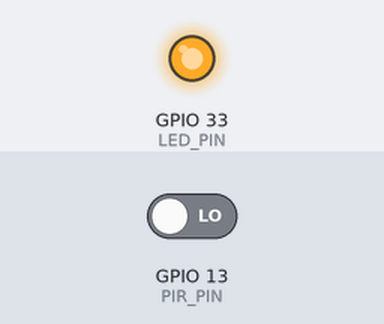
The sketch below on a simulated ESP32. Shown: output pins drawn as LEDs (lit = HIGH). Inputs (shaded band) come from the test bench; at power-on: GPIO 13 (PIR_PIN) LOW. WiFi joins after 1.5 s; servers stay silent unless stated; uploads are accepted with an empty reply; what the sketch prints to the serial monitor is not drawn.

Above: at 3.7 s.
3.8 s: GPIO 13 (PIR_PIN) driven HIGH
At 4.4 s:
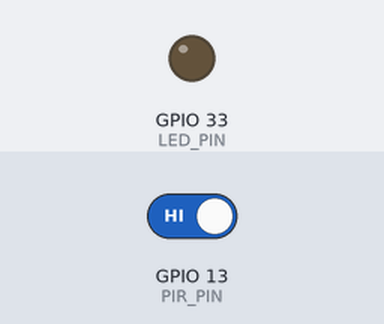
Timing chart, 0 to 6.8 s (numbered marks = the images above; inputs shaded):
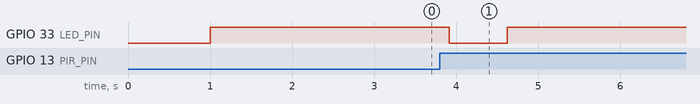

Measured:
- after the input at 3.8 s, GPIO 33 (LED_PIN): HIGH → LOW after 0.11 s, → HIGH 0.71 s later

The sketch:

PIR_Trigger.ino
```cpp
#include <WiFi.h>
#include <HTTPClient.h>
#include <esp_now.h>

// ==========================================
// CONFIGURATION
// ==========================================
const char* ssid = "YOUR_WIFI_SSID";
const char* password = "YOUR_WIFI_PASSWORD";

// Camera Module IP (Module 1)
const char* camera_ip = "192.168.1.104";

// Camera Module MAC Address for ESP-NOW instant trigger
uint8_t camera_mac[] = {0xB8, 0xD6, 0x1A, 0xAC, 0x27, 0x4C};

// PIR Sensor Pin (GPIO 13 is easily accessible on ESP32-CAM header)
#define PIR_PIN 13

// Onboard Red Indicator LED (GPIO 33 on AI-Thinker, active LOW)
#define LED_PIN 33

// Recording duration in seconds (2 minutes = 120 seconds)
const int RECORD_DURATION = 120;

// Cooldown between triggers to prevent spamming while recording (in milliseconds)
const unsigned long COOLDOWN_MS = 120000; // 2 minutes

unsigned long last_trigger_time = 0;
bool esp_now_ready = false;

// Trigger packet structure
typedef struct struct_trigger {
  char cmd[16];
  int duration;
} struct_trigger;

struct_trigger trigger_data;

void setup() {
  Serial.begin(115200);
  delay(1000);
  Serial.println("\n--- PIR Motion Trigger Module Initializing ---");

  pinMode(PIR_PIN, INPUT_PULLDOWN); // PIR outputs HIGH (3.3V) on motion
  pinMode(LED_PIN, OUTPUT);
  digitalWrite(LED_PIN, HIGH); // Turn off LED (active LOW)

  // Connect to Wi-Fi
  Serial.print("Connecting to Wi-Fi: ");
  Serial.println(ssid);
  WiFi.mode(WIFI_STA);
  WiFi.begin(ssid, password);

  int attempts = 0;
  while (WiFi.status() != WL_CONNECTED && attempts < 20) {
    delay(500);
    Serial.print(".");
    attempts++;
  }

  if (WiFi.status() == WL_CONNECTED) {
    Serial.println("\nWiFi connected! IP: " + WiFi.localIP().toString());
  } else {
    Serial.println("\nWiFi connection timed out. Will rely on ESP-NOW peer link.");
  }

  // Initialize ESP-NOW peer-to-peer link
  if (esp_now_init() == ESP_OK) {
    Serial.println("ESP-NOW Initialized successfully.");
    esp_now_peer_info_t peerInfo = {};
    memcpy(peerInfo.peer_addr, camera_mac, 6);
    peerInfo.channel = 0;
    peerInfo.encrypt = false;
    if (esp_now_add_peer(&peerInfo) == ESP_OK) {
      Serial.println("Camera ESP-NOW Peer registered.");
      esp_now_ready = true;
    } else {
      Serial.println("Failed to add ESP-NOW peer.");
    }
  } else {
    Serial.println("Error initializing ESP-NOW.");
  }

  Serial.println("PIR Sensor is armed on GPIO " + String(PIR_PIN) + ". Ready!");
}

void triggerCamera() {
  Serial.println(">>> MOTION DETECTED! Triggering 5-minute video recording...");

  // Blink status LED (active LOW)
  digitalWrite(LED_PIN, LOW);

  // 1. Send via ESP-NOW (instant direct link)
  if (esp_now_ready) {
    strcpy(trigger_data.cmd, "RECORD");
    trigger_data.duration = RECORD_DURATION;
    esp_err_t result = esp_now_send(camera_mac, (uint8_t *) &trigger_data, sizeof(trigger_data));
    if (result == ESP_OK) {
      Serial.println("-> ESP-NOW trigger sent to Camera!");
    } else {
      Serial.println("-> ESP-NOW trigger send error: " + String(result));
    }
  }

  // 2. Send via HTTP GET to Camera Web Server
  if (WiFi.status() == WL_CONNECTED) {
    HTTPClient http;
    String url = "http://" + String(camera_ip) + "/record?duration=" + String(RECORD_DURATION);
    Serial.println("-> Sending HTTP GET: " + url);
    http.begin(url);
    http.setTimeout(4000);
    int httpCode = http.GET();
    if (httpCode > 0) {
      Serial.printf("-> Camera HTTP response: %d\n", httpCode);
    } else {
      Serial.printf("-> Camera HTTP request failed: %s\n", http.errorToString(httpCode).c_str());
    }
    http.end();
  }

  delay(500);
  digitalWrite(LED_PIN, HIGH); // Turn off LED
}

void loop() {
  int pirState = digitalRead(PIR_PIN);

  if (pirState == HIGH) {
    unsigned long now = millis();
    if (now - last_trigger_time > COOLDOWN_MS || last_trigger_time == 0) {
      last_trigger_time = now;
      triggerCamera();
    } else {
      // Still in cooldown period
      unsigned long remainingSec = (COOLDOWN_MS - (now - last_trigger_time)) / 1000;
      Serial.printf("Motion sensed, but recording is currently active (%lu s remaining)\n", remainingSec);
      delay(2000);
    }
  }

  delay(200);
}
```
